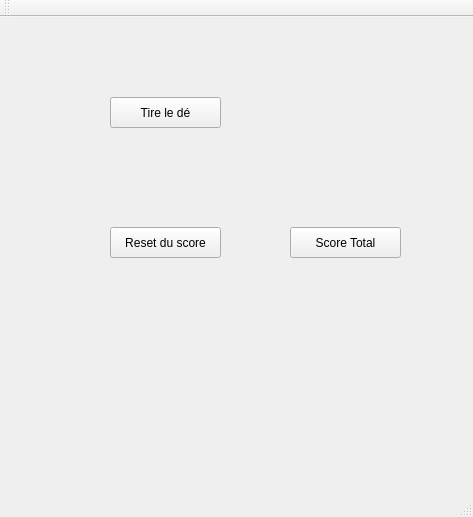
<?xml version="1.0" encoding="UTF-8"?>
<ui version="4.0">
 <class>HeritageTP1Class</class>
 <widget class="QMainWindow" name="HeritageTP1Class">
  <property name="geometry">
   <rect>
    <x>0</x>
    <y>0</y>
    <width>473</width>
    <height>517</height>
   </rect>
  </property>
  <property name="windowTitle">
   <string>HeritageTP1</string>
  </property>
  <widget class="QWidget" name="centralWidget">
   <widget class="QPushButton" name="BoutonD">
    <property name="geometry">
     <rect>
      <x>110</x>
      <y>80</y>
      <width>111</width>
      <height>31</height>
     </rect>
    </property>
    <property name="text">
     <string>Tire le dé</string>
    </property>
   </widget>
   <widget class="QPushButton" name="ResetBoutton">
    <property name="geometry">
     <rect>
      <x>110</x>
      <y>210</y>
      <width>111</width>
      <height>31</height>
     </rect>
    </property>
    <property name="text">
     <string>Reset du score</string>
    </property>
   </widget>
   <widget class="QPushButton" name="BoutonScore">
    <property name="geometry">
     <rect>
      <x>290</x>
      <y>210</y>
      <width>111</width>
      <height>31</height>
     </rect>
    </property>
    <property name="text">
     <string>Score Total</string>
    </property>
   </widget>
   <widget class="QLabel" name="labelD">
    <property name="geometry">
     <rect>
      <x>240</x>
      <y>130</y>
      <width>47</width>
      <height>13</height>
     </rect>
    </property>
    <property name="text">
     <string> </string>
    </property>
   </widget>
   <widget class="QLabel" name="labelScore">
    <property name="geometry">
     <rect>
      <x>240</x>
      <y>270</y>
      <width>47</width>
      <height>13</height>
     </rect>
    </property>
    <property name="text">
     <string/>
    </property>
   </widget>
  </widget>
  <widget class="QMenuBar" name="menuBar">
   <property name="geometry">
    <rect>
     <x>0</x>
     <y>0</y>
     <width>473</width>
     <height>21</height>
    </rect>
   </property>
  </widget>
  <widget class="QToolBar" name="mainToolBar">
   <attribute name="toolBarArea">
    <enum>TopToolBarArea</enum>
   </attribute>
   <attribute name="toolBarBreak">
    <bool>false</bool>
   </attribute>
  </widget>
  <widget class="QStatusBar" name="statusBar"/>
 </widget>
 <layoutdefault spacing="6" margin="11"/>
 <resources>
  <include location="HeritageTP1.qrc"/>
 </resources>
 <connections>
  <connection>
   <sender>BoutonD</sender>
   <signal>clicked()</signal>
   <receiver>HeritageTP1Class</receiver>
   <slot>onBoutonDclicked()</slot>
   <hints>
    <hint type="sourcelabel">
     <x>165</x>
     <y>128</y>
    </hint>
    <hint type="destinationlabel">
     <x>299</x>
     <y>199</y>
    </hint>
   </hints>
  </connection>
  <connection>
   <sender>ResetBoutton</sender>
   <signal>clicked()</signal>
   <receiver>HeritageTP1Class</receiver>
   <slot>onBoutonResetclicked()</slot>
   <hints>
    <hint type="sourcelabel">
     <x>165</x>
     <y>258</y>
    </hint>
    <hint type="destinationlabel">
     <x>299</x>
     <y>199</y>
    </hint>
   </hints>
  </connection>
  <connection>
   <sender>BoutonScore</sender>
   <signal>clicked()</signal>
   <receiver>HeritageTP1Class</receiver>
   <slot>onBoutonScoreclicked()</slot>
   <hints>
    <hint type="sourcelabel">
     <x>345</x>
     <y>258</y>
    </hint>
    <hint type="destinationlabel">
     <x>299</x>
     <y>199</y>
    </hint>
   </hints>
  </connection>
 </connections>
 <slots>
  <slot>onBoutonDclicked()</slot>
  <slot>onBoutonResetclicked()</slot>
  <slot>onBoutonScoreclicked()</slot>
 </slots>
</ui>
